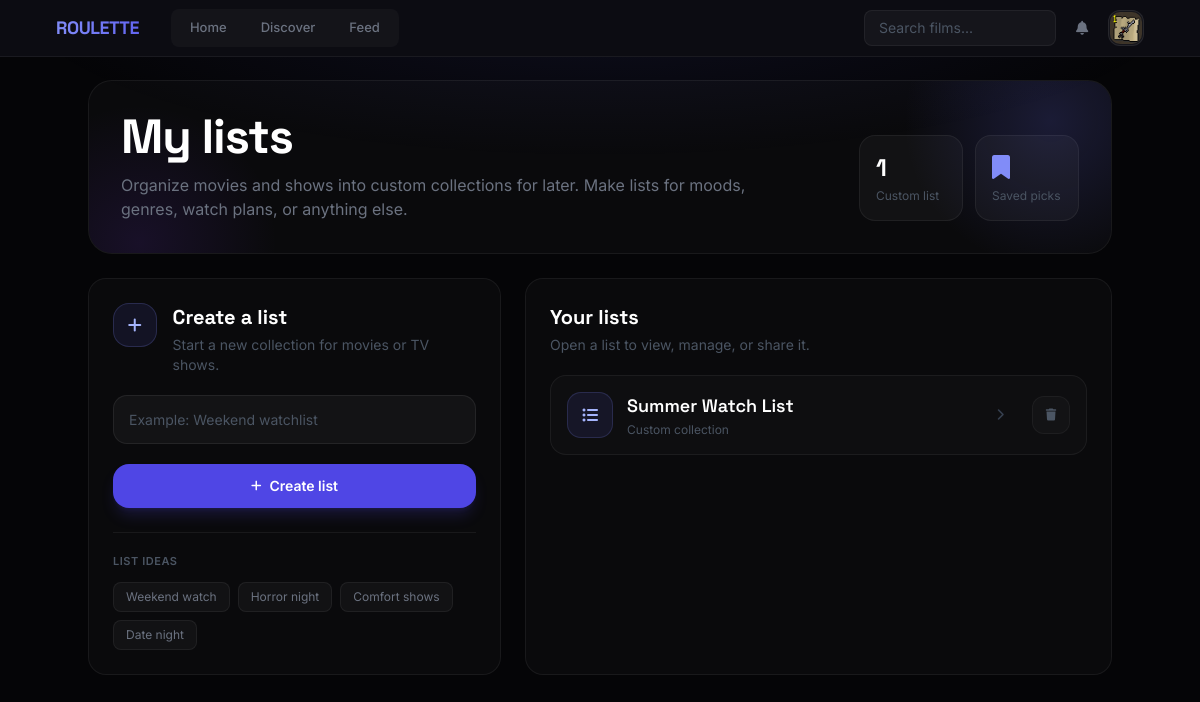
Page /lists/ (signed in) on the earlier database version.
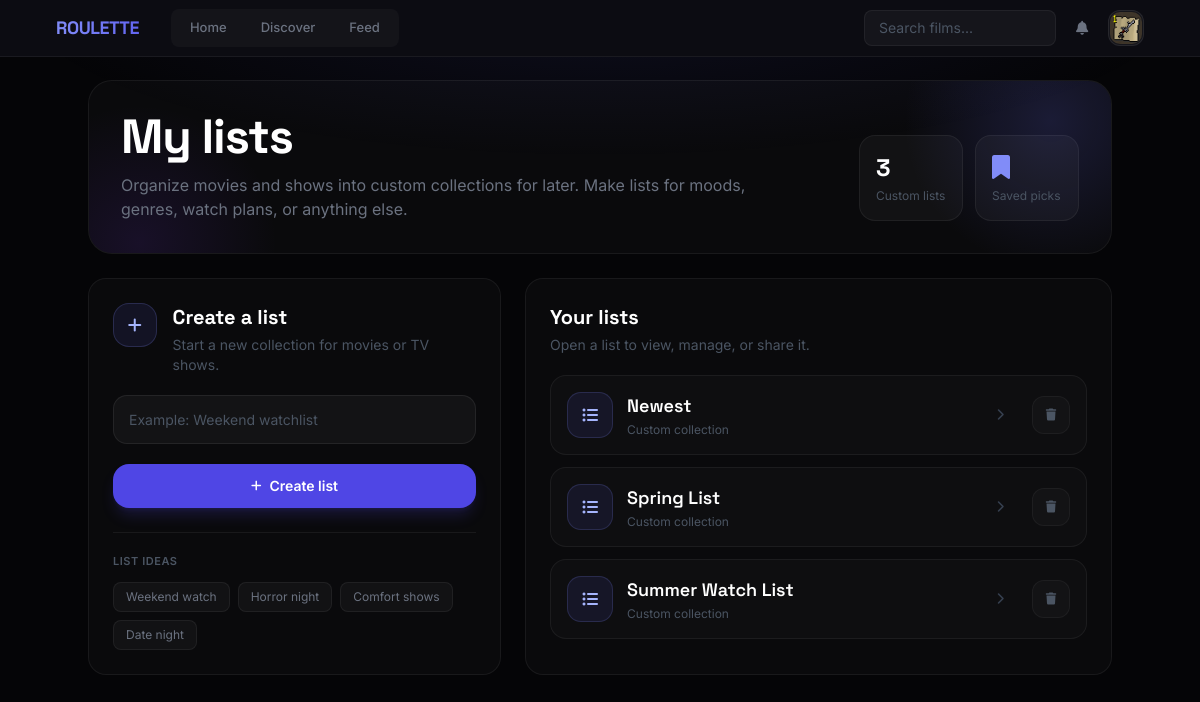
Same page on the later database version.
### roulette/models.py (models this page shows, shortened)
class UserList(models.Model):
    user = models.ForeignKey(settings.AUTH_USER_MODEL, on_delete=models.CASCADE, related_name='custom_lists')
    name = models.CharField(max_length=100)
    description = models.TextField(blank=True, null=True, max_length=500, help_text="Optional: Describe your list.")
    is_public = models.BooleanField(default=True, help_text="Make this list viewable by others?")
    created_at = models.DateTimeField(auto_now_add=True)
    updated_at = models.DateTimeField(auto_now=True)
    class Meta:
        unique_together = ('user', 'name')
        ordering = ['name']

### roulette/views.py (the view)
# urls.py: path('lists/', views.list_all_lists_view, name='list_all'),        # Page to view/create lists
@login_required
def list_all_lists_view(request):
    user_lists = UserList.objects.filter(user=request.user)
    form = UserListForm()
    context = {
        'lists': user_lists,
        'form': form,
    }
    return render(request, 'roulette/list_all.html', context)

### roulette/context_processors.py (called while the page is built)
def unread_notifications_count(request):
    if request.user.is_authenticated:
        count = Notification.objects.filter(recipient=request.user, read=False).count()
        return {'unread_notifications_count': count}
    return {'unread_notifications_count': 0} # Return 0 if user is not logged in

### roulette/templates/roulette/list_all.html (shortened to what the changed rows need)
{% extends 'roulette/base.html' %}
{% block content %}
<div class="max-w-5xl mx-auto">
    <section class="list-hero p-6 md:p-8 mb-6">
        <div class="relative z-10 flex flex-col md:flex-row md:items-end md:justify-between gap-6">
            <div>
                <h1 class="font-display text-4xl md:text-5xl font-bold tracking-tight text-white mb-3">
                    My lists
                </h1>
            </div>
            <div class="grid grid-cols-2 gap-3 min-w-[220px]">
                <div class="rounded-2xl bg-white/[0.035] border border-white/[0.06] p-4">
                    <p class="font-display text-2xl font-bold text-white">{{ lists|length }}</p>
                    <p class="text-xs text-gray-600 mt-1">Custom list{{ lists|length|pluralize }}</p>
                </div>
            </div>
        </div>
    </section>
    <div class="grid grid-cols-1 lg:grid-cols-[0.95fr_1.35fr] gap-6">
        <section class="create-panel p-5 md:p-6 h-fit">
            <div class="flex items-start gap-4 mb-5">
                <div>
                    <h2 class="font-display text-xl font-bold text-white">Create a list</h2>
                </div>
            </div>
        </section>
        <section class="lists-panel p-5 md:p-6">
            <div class="flex flex-col sm:flex-row sm:items-center sm:justify-between gap-3 mb-5">
                <div>
                    <h2 class="font-display text-xl font-bold text-white">Your lists</h2>
                </div>
            </div>
            <div id="user-lists-container" class="space-y-3">
                {% for list in lists %}
                    <div class="user-list-item" data-list-id="{{ list.id }}">
                        <a href="{% url 'roulette:list_detail' list_id=list.id %}" class="list-icon-box">
                            <i class="fas fa-list-ul"></i>
                        </a>
                        <a href="{% url 'roulette:list_detail' list_id=list.id %}" class="min-w-0 flex-1 list-name group">
                            <span class="block font-display text-lg font-semibold text-white truncate group-hover:text-indigo-300 transition-colors">
                                {{ list.name }}
                            </span>
                            <span class="block text-xs text-gray-600 mt-0.5">
                                Custom collection
                            </span>
                        </a>
                        <a href="{% url 'roulette:list_detail' list_id=list.id %}"
                           class="hidden sm:flex w-9 h-9 rounded-xl items-center justify-center text-gray-700 hover:text-indigo-300 hover:bg-indigo-500/10 transition-colors"
                           title="Open list">
                            <i class="fas fa-chevron-right text-xs"></i>
                        </a>
                        <button type="button"
                                class="delete-list-btn"
                                data-list-id="{{ list.id }}"
                                data-list-name="{{ list.name|escapejs }}"
                                data-delete-url="{% url 'roulette:list_delete' list_id=list.id %}"
                                title="Delete list">
                            <i class="fas fa-trash text-xs"></i>
                        </button>
                    </div>
                {% endfor %}
            </div>
        </section>
    </div>
</div>
{% endblock %}

Differences in the rows shown:
added UserList: name "Newest"
added UserList: name "Spring List"
Other differences:
{{ lists|length }}: "1" → "3"
